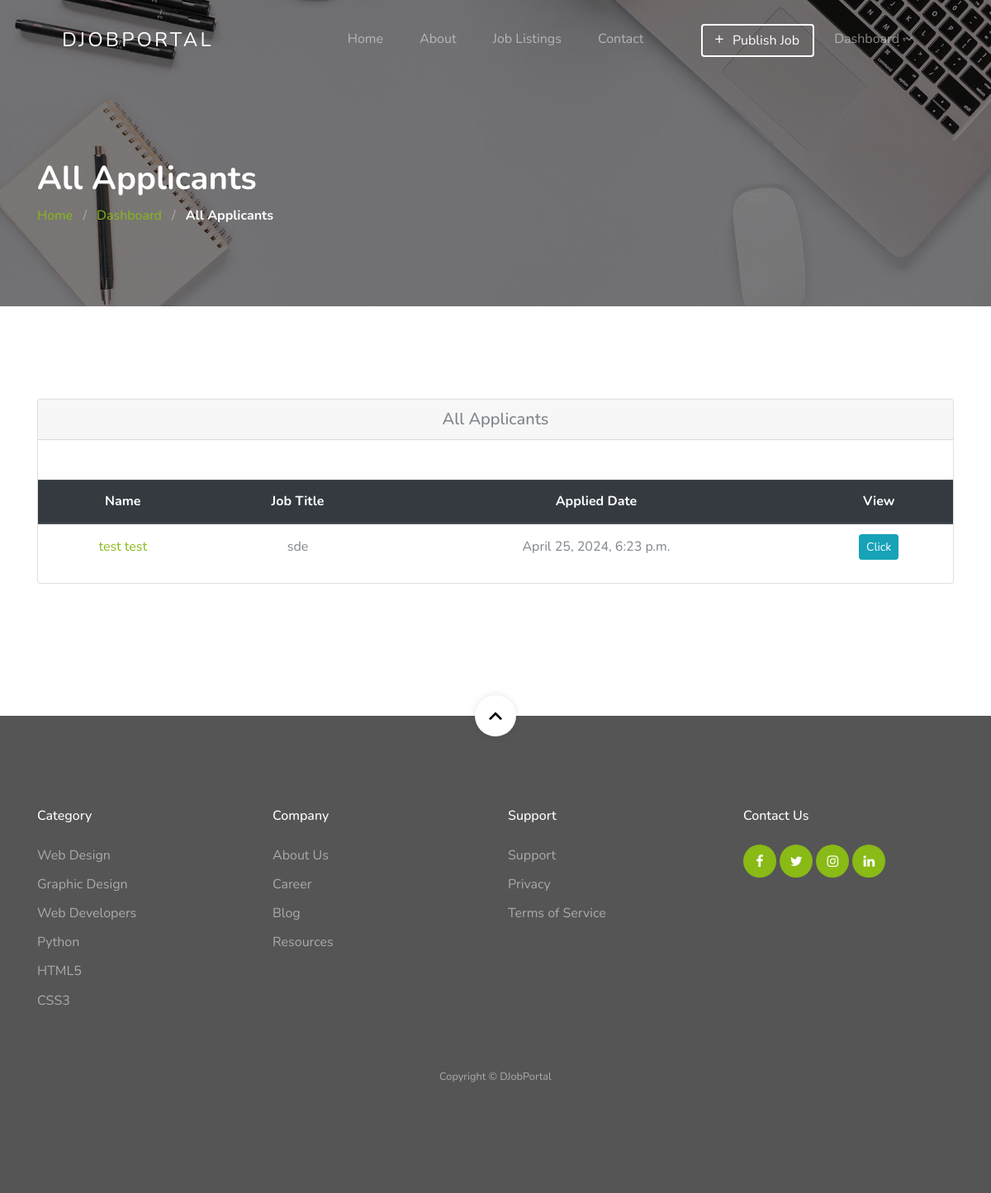
The app's page /dashboard/employer/job/1/applicants/ (signed in) with its own data.
### jobapp/models.py (models this page shows, shortened)
class Applicant(models.Model):
    user = models.ForeignKey(User, on_delete=models.CASCADE)
    job = models.ForeignKey(Job, on_delete=models.CASCADE)
    timestamp = models.DateTimeField(auto_now=True, auto_now_add=False)

class Job(models.Model):
    user = models.ForeignKey(User, related_name='User', on_delete=models.CASCADE)
    title = models.CharField(max_length=300)
    description = RichTextField()
    tags = TaggableManager()
    location = models.CharField(max_length=300)
    job_type = models.CharField(choices=JOB_TYPE, max_length=1)
    category = models.ForeignKey(Category,related_name='Category', on_delete=models.CASCADE)
    salary = models.CharField(max_length=30, blank=True)
    company_name = models.CharField(max_length=300)
    company_description = RichTextField(blank=True, null=True)
    url = models.URLField(max_length=200)
    last_date = models.DateField()
    is_published = models.BooleanField(default=False)
    is_closed = models.BooleanField(default=False)
    timestamp = models.DateTimeField(auto_now=True)

### account/models.py (models this page shows, shortened)
class User(AbstractUser):
    username = None
    email = models.EmailField(unique=True, blank=False,
                              error_messages={
                                  'unique': "A user with that email already exists.",
                              })
    role = models.CharField(choices=ROLE,  max_length=10)
    gender = models.CharField(choices=JOB_TYPE, max_length=1)
    USERNAME_FIELD = "email"
    REQUIRED_FIELDS = []
    def get_full_name(self):
        return self.first_name+ ' ' + self.last_name
    objects = CustomUserManager()

### jobapp/permission.py (the view)
    def wrap(request, *args, **kwargs):
        if request.user.role == 'employer':
            return function(request, *args, **kwargs)
        else:
            raise PermissionDenied

### jobapp/permission.py (called while the page is built)
def user_is_employer(function):
    def wrap(request, *args, **kwargs):
        if request.user.role == 'employer':
            return function(request, *args, **kwargs)
        else:
            raise PermissionDenied
    return wrap

### jobapp/views.py (called while the page is built)
@login_required(login_url=reverse_lazy('account:login'))
@user_is_employer
def all_applicants_view(request, id):
    all_applicants = Applicant.objects.filter(job=id)
    context = {
        'all_applicants': all_applicants
    }
    return render(request, 'jobapp/all-applicants.html', context)

### template/jobapp/all-applicants.html (shortened to what this page needs)
{% extends 'base.html' %}
{% load static %}
{% block content %}
<section class="section-hero overlay inner-page bg-image" style="background-image: url('{% static 'images/hero_1.jpg' %}');"
    id="home-section">
    <div class="container">
        <div class="row">
            <div class="col-md-7">
                <h1 class="text-white font-weight-bold">All Applicants </h1>
                <div class="custom-breadcrumbs">
                    <a href="{% url 'jobapp:home' %}">Home</a> <span class="mx-2 slash">/</span>
                    <a href="{% url 'jobapp:dashboard' %}">Dashboard</a> <span class="mx-2 slash">/</span>
                    <span class="text-white"><strong>All Applicants </strong></span>
                </div>
            </div>
        </div>
    </div>
</section>
<section class="site-section">
    <div class="container">
        <div class="row">
            <div class="col-lg-12 mb-5">
                <div class="card">
                    <h5 class="card-header text-center mb-5"> All Applicants </h5>
                    <div class="table-responsive">
                        <table class="table text-center">
                            <thead class="thead-dark">
                                <tr>
                                    <th>Name</th>
                                    <th>Job Title</th>
                                    <th>Applied Date</th>
                                    <th>View </th>
                                </tr>
                            </thead>
                            <tbody>
                                {% for applicant in all_applicants %}
                                <tr>
                                    <td class="text-center"><a href="">{{ applicant.user.get_full_name }}</a></td     >
                                    <td>{{ applicant.job.title }}</td>
                                    <td>{{ applicant.timestamp }}</td>
                                    <td>
                                        <a class="btn btn-info btn-sm" href="{% url 'jobapp:applicant-details' applicant.user.id %}"
                                                role="button">
                                            Click
                                        </a>
                                    </td>
                                </tr>
                                {% endfor %}
                            </tbody>
                        </table>
                    </div>
                </div>
            </div>
        </div>
    </div>
</section>
{% endblock %}

### static/css/style.css (style rules this page uses)
body { font-weight: 400; font-size: 1rem; line-height: 1.7; position: relative; }
body:after { content: ""; position: absolute; top: 0; left: 0; right: 0; bottom: 0; background: rgba(0, 0, 0, 0.7); z-index: 100; opacity: 0; visibility: hidden; -webkit-transition: .3s all ease; -o-transition: .3s all ease; transition: .3s all ease; }
h1, h2, h3, h4 { color: #000; }
.site-section { padding-top: 7rem; padding-bottom: 7rem; position: relative; z-index: 2; }
.bg-image { background-size: cover; background-position: center center; background-repeat: no-repeat; }
.custom-breadcrumbs a { color: #89ba16; }
.custom-breadcrumbs .slash { color: rgba(255, 255, 255, 0.4); }
.section-hero, .section-hero > .container > .row { height: 100vh; min-height: 900px; }
.section-hero.inner-page, .section-hero.inner-page > .container > .row { height: auto; min-height: auto; padding-top: 6em; padding-bottom: 3em; }
.section-hero.overlay, .section-hero.overlay-2 { position: relative; }
.section-hero.overlay:before, .section-hero.overlay-2:before { z-index: 1; position: absolute; content: ""; top: 0; left: 0; right: 0; bottom: 0; background: rgba(0, 0, 0, 0.5); }
.section-hero > .container { z-index: 2; position: relative; }
.btn:after, .btn:before { display: none; }
.table td, .table th { vertical-align: middle !important; }

### records on screen
Applicant: user.get_full_name "test test", job "sde", timestamp "April 25, 2024, 6:23 p.m."
